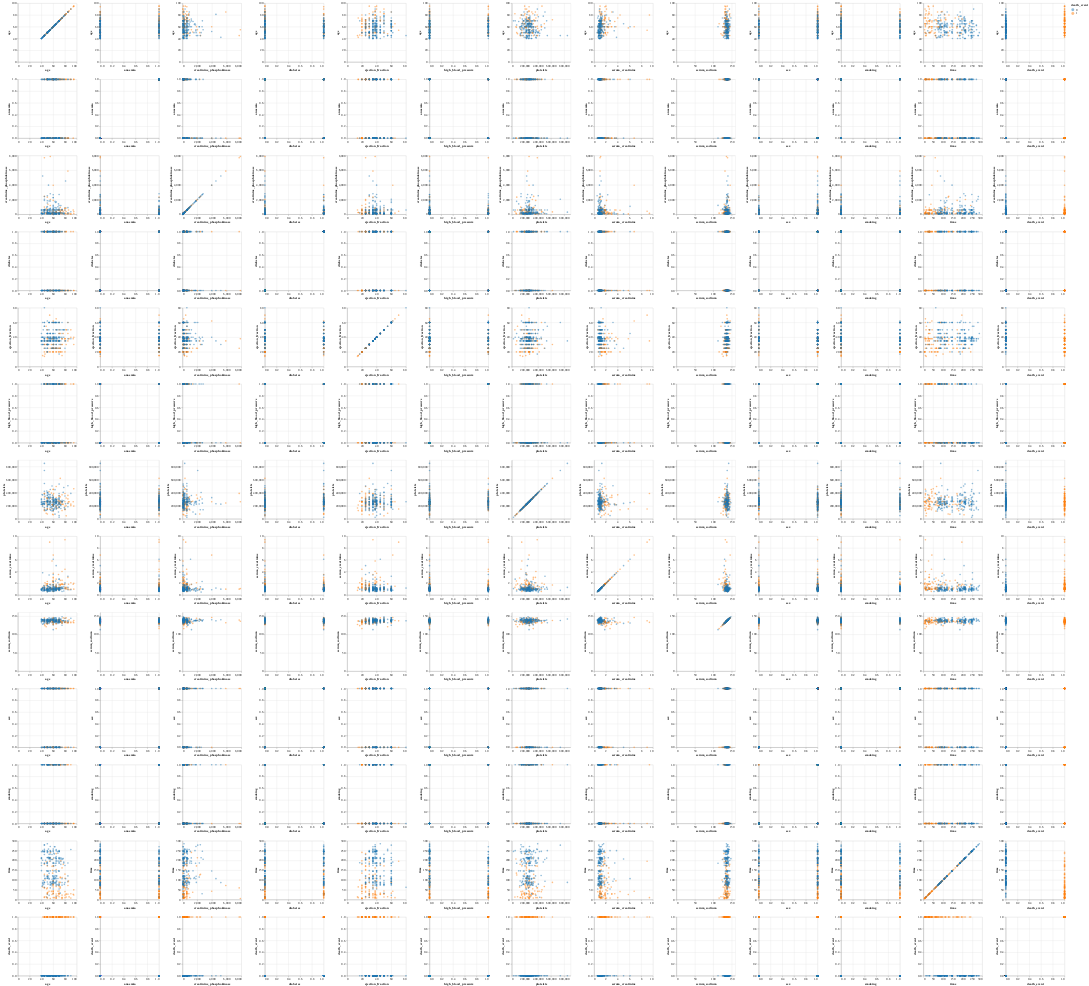

The code cell stored with this chart in its notebook:
### Code cell
alt.Chart(heart_failure).mark_circle(opacity=0.5).encode(
    alt.X(alt.repeat("column"),type='quantitative'),
    alt.Y(alt.repeat("row"),type='quantitative'),
    color=alt.Color('death_event:N',
        scale=alt.Scale(scheme='category10'))
).properties(
    width=200,
    height=200
).repeat(
    row=['age', 'anaemia', 'creatinine_phosphokinase', 'diabetes', 
         'ejection_fraction','high_blood_pressure', 'platelets', 
         'serum_creatinine', 'serum_sodium', 'sex', 'smoking', 
         'time', 'death_event'],
    column=['age', 'anaemia', 'creatinine_phosphokinase', 'diabetes', 
            'ejection_fraction', 'high_blood_pressure', 'platelets', 
            'serum_creatinine', 'serum_sodium', 'sex', 'smoking', 
            'time', 'death_event']
)

### Figure 1 — Vega-Lite specification as saved in the notebook (floating-point values rounded to 4 significant figures; data arrays with more than 128 entries replaced by an {"elided": "..."} marker saying what was removed)
{"config": {"view": {"continuousWidth": 400, "continuousHeight": 300}}, "repeat": {"column": ["age", "anaemia", "creatinine_phosphokinase", "diabetes", "ejection_fraction", "high_blood_pressure", "platelets", "serum_creatinine", "serum_sodium", "sex", "smoking", "time", "death_event"], "row": ["age", "anaemia", "creatinine_phosphokinase", "diabetes", "ejection_fraction", "high_blood_pressure", "platelets", "serum_creatinine", "serum_sodium", "sex", "smoking", "time", "death_event"]}, "spec": {"data": {"name": "data-1c76ee76d02f4414b016063fd030a7f8"}, "mark": {"type": "circle", "opacity": 0.5}, "encoding": {"color": {"type": "nominal", "field": "death_event", "scale": {"scheme": "category10"}}, "x": {"type": "quantitative", "field": {"repeat": "column"}}, "y": {"type": "quantitative", "field": {"repeat": "row"}}}, "height": 200, "width": 200}, "$schema": "https://vega.github.io/schema/vega-lite/v4.8.1.json", "datasets": {"data-1c76ee76d02f4414b016063fd030a7f8": {"elided": "299 records"}}}
